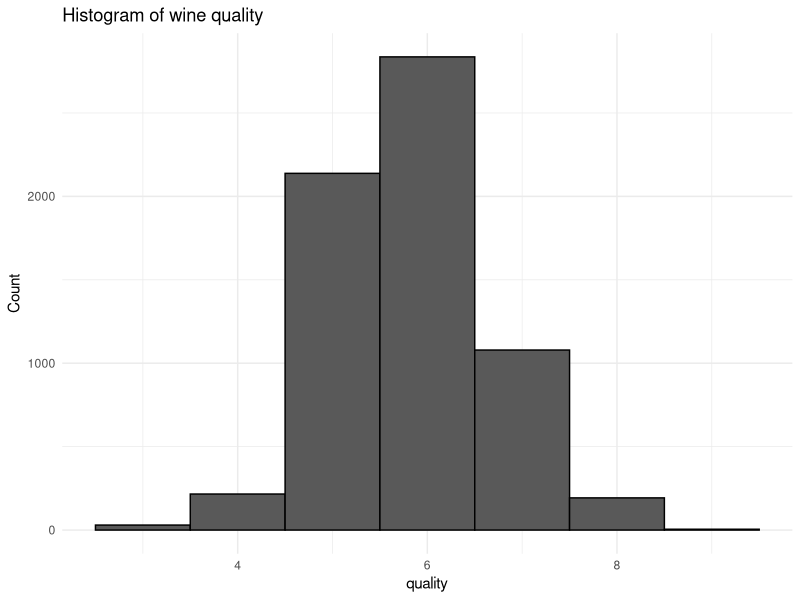
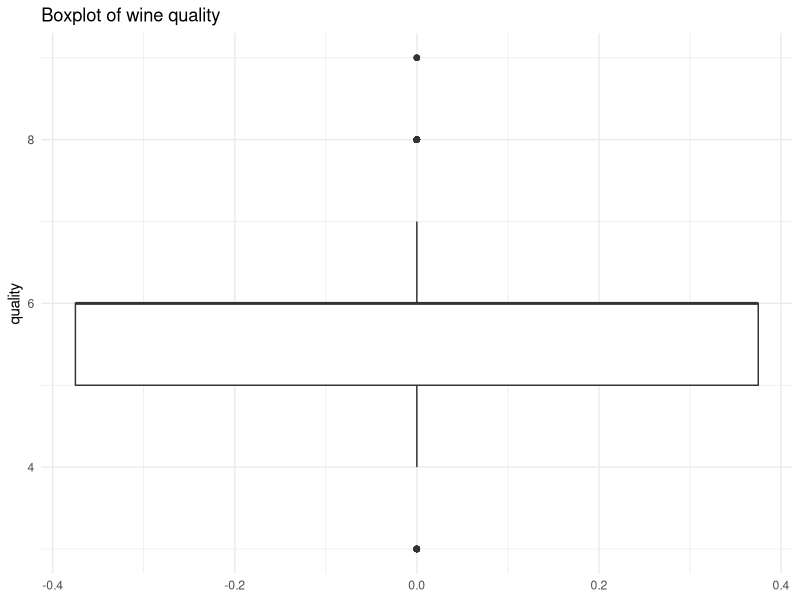
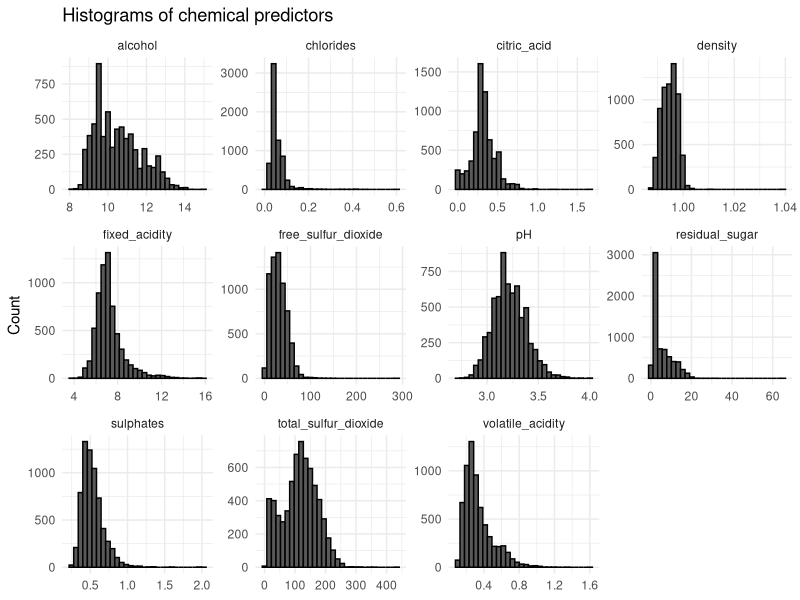
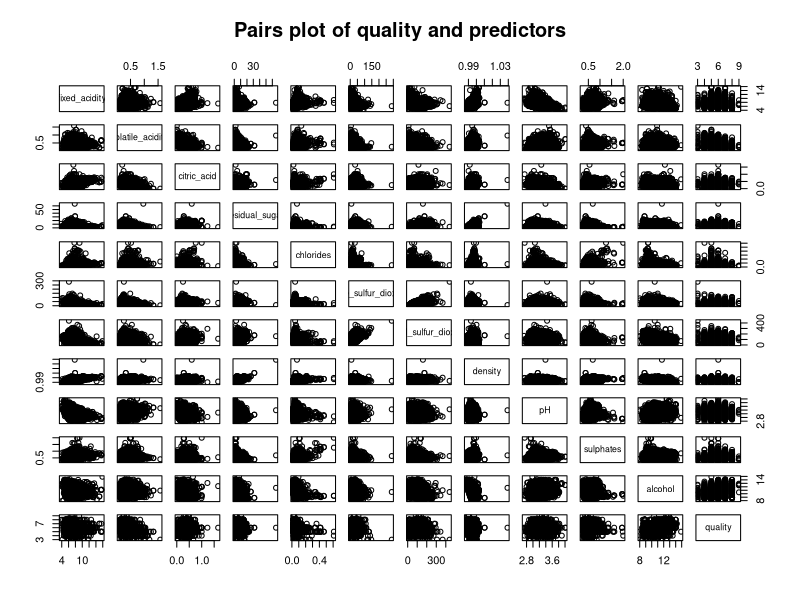
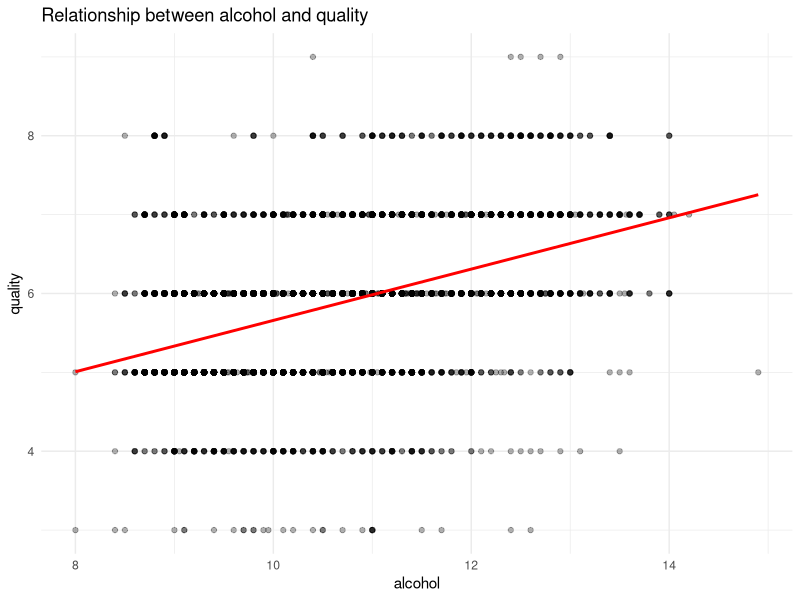
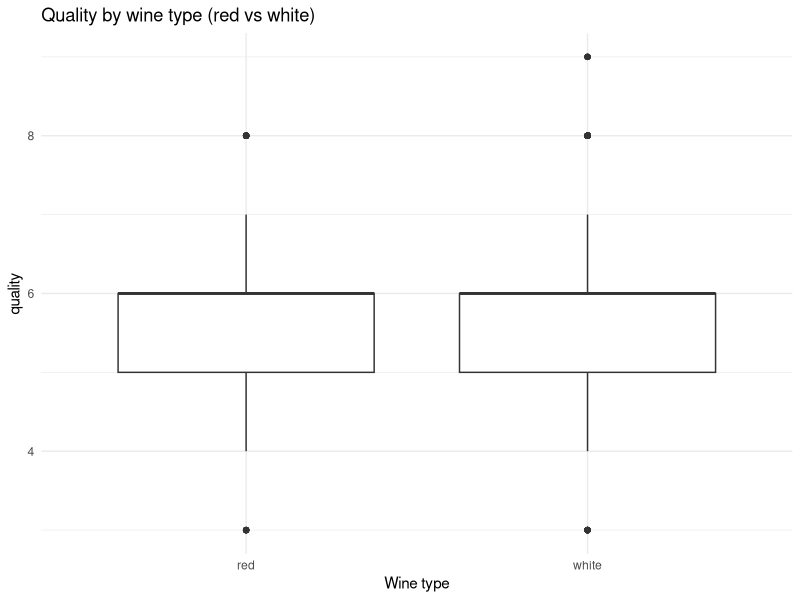

Write R code to recreate these figures, in order.
## ---- chunk 1
library(tidyverse)

wine <- read_csv("data/wine.csv")
wine <- wine |>
  mutate(
    type = factor(
      type,
      levels = c(0, 1),
      labels = c("red", "white")
    )
  )
## ---- chunk 2
ggplot(wine, aes(x = quality)) +
  geom_histogram(
    binwidth = 1,          # 每 1 分一格，质量评分本来就是整数
    boundary = 0.5,
    closed = "right",
    color = "black"
  ) +
  labs(
    title = "Histogram of wine quality",
    x = "quality",
    y = "Count"
  ) +
  theme_minimal()

ggplot(wine, aes(y = quality)) +
  geom_boxplot() +
  labs(
    title = "Boxplot of wine quality",
    y = "quality"
  ) +
  theme_minimal()
## ---- chunk 3

#######################################################
## 2. predictors 的分布与相互关系
#######################################################

# 这一步先把所有“化学指标”的名字列出来，方便后面成批处理
# （注意：这里不包括 quality 和 type）
predictor_names <- c(
  "fixed_acidity",
  "volatile_acidity",
  "citric_acid",
  "residual_sugar",
  "chlorides",
  "free_sulfur_dioxide",
  "total_sulfur_dioxide",
  "density",
  "pH",
  "sulphates",
  "alcohol"
)

# 2(a) 把数据从“宽格式”转换成长格式，便于用 facet_wrap 一次画出所有 histogram
wine_long <- wine |>
  pivot_longer(
    cols = all_of(predictor_names),
    names_to = "variable",
    values_to = "value"
  )

# 2(b) 为每个化学指标画直方图，检查是否重尾、是否有必要 log-transform
ggplot(wine_long, aes(x = value)) +
  geom_histogram(bins = 30, color = "black") +
  facet_wrap(~ variable, scales = "free") +
  labs(
    title = "Histograms of chemical predictors",
    x = NULL,
    y = "Count"
  ) +
  theme_minimal()

# 2(c) 计算质量和所有预测变量之间的相关系数矩阵，用于检查共线性和潜在线性关系
num_vars <- wine |>
  select(all_of(c(predictor_names, "quality")))

# 得到相关系数矩阵
cor_mat <- cor(num_vars)

# 打印一个保留两位小数的相关系数矩阵，方便在 Console 里查看
round(cor_mat, 2)

# 2(d) 用 base R 的 pairs() 画出散点图矩阵，直观查看线性关系和共线性
# 注意：图可能比较大，可以在 RStudio 里放大 Plot 窗口观看
pairs(num_vars,
      main = "Pairs plot of quality and predictors")

# 2(e) 针对一个典型候选变量 alcohol，画出它跟 quality 的散点图和线性拟合线，
#      用来初步判断二者关系是否接近线性
ggplot(wine, aes(x = alcohol, y = quality)) +
  geom_point(alpha = 0.3) +                   # alpha 调低一点避免点太拥挤
  geom_smooth(method = "lm", se = FALSE, color = "red") +
  labs(
    title = "Relationship between alcohol and quality",
    x = "alcohol",
    y = "quality"
  ) +
  theme_minimal()
## ---- chunk 4

#######################################################
## 3. type 与 quality 的关系
#######################################################

# 3(a) 画箱线图：quality ~ type，比较 red 和 white 两类酒的质量评分分布
ggplot(wine, aes(x = type, y = quality)) +
  geom_boxplot() +
  labs(
    title = "Quality by wine type (red vs white)",
    x = "Wine type",
    y = "quality"
  ) +
  theme_minimal()

# 3(b) 计算每种 type 的平均质量、标准差和样本量，用数值结果补充对箱线图的解释
wine |>
  group_by(type) |>
  summarise(
    mean_quality = mean(quality),
    sd_quality   = sd(quality),
    n            = n(),
    .groups = "drop"
  )

